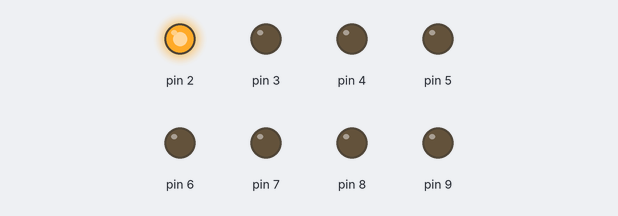
The sketch below on a simulated Arduino Uno, built with avr-gcc and run on an emulated ATmega328P. On the bench: output pins drawn as LEDs (lit = HIGH).

Above: at 0.2 s.
At 1.2 s:
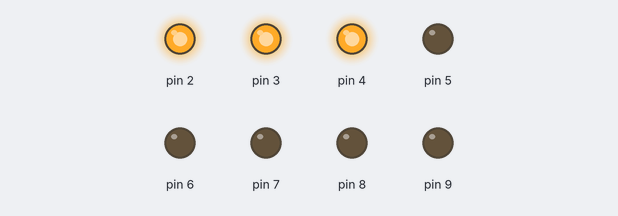
At 2.2 s:
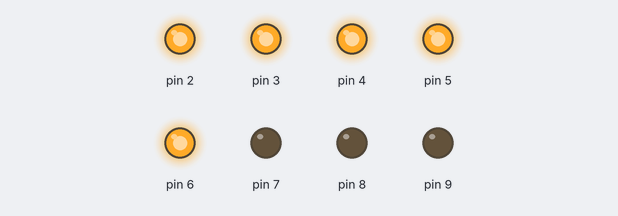
At 4.7 s:
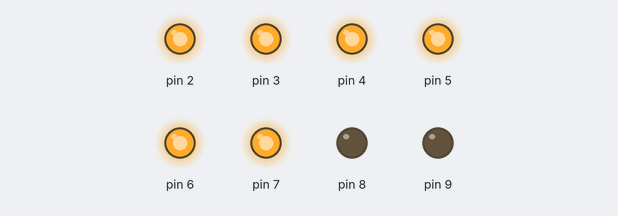
At 6.7 s:
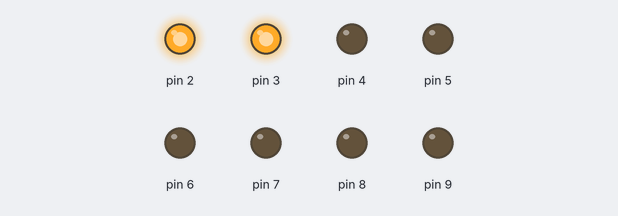
At 9.7 s:
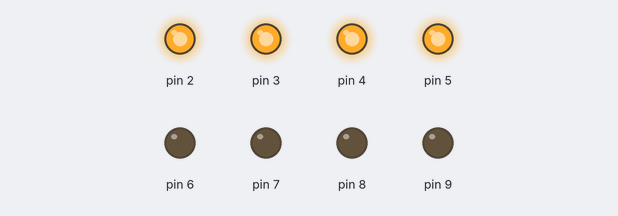
Timing chart, 0 to 10.4 s (numbered marks = the images above):
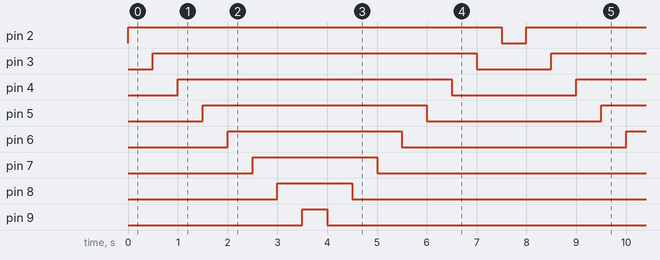

The sketch:

_20230104____________.ino
```cpp
// C++ code
//
void setup()
{
  int i;

  for(i=2;i<=9;i++)
  {
  pinMode(i, OUTPUT);
  }

}

void loop()
{
  int i;

  for(i=2;i<=9;i++)
  {
  digitalWrite(i, HIGH);
  delay(500); // Wait for 1000 millisecond(s)
  }

  for(i=9;i>=2;i--)
  {
  digitalWrite(i, LOW);
  delay(500); // Wait for 1000 millisecond(s)
  }
}
```

_20230104____.c
```cpp
#include <stdio.h>

static long balance = 30000;
int amount;

void start()
{
	int ID = 8446;
	int PW = 980713;
	int IDx;// 입력받는 ID
	int PWx;

	for(int i = 0; i < 3; i++)
	{
		printf("ID: ");
		scanf("%d", &IDx);
		printf("PW: ");
		scanf("%d", &PWx);

		if(ID==IDx&&PW==PWx)
		{
			printf("로그인 되었습니다.");
				break;
		}
		else
			continue;
	}
}

void add()
{
	printf("금액을 입력하시오. :");
	scanf("%d", &amount);
	printf("%d \t\t", amount);

	balance = balance + amount;
	printf("%ld \n", balance);
}

void out()
{
	if( amount <= balance )
	{
		printf("금액을 입력하시오. :");
		scanf("%d", &amount);

		balance = balance - amount;
		printf("출금금액: %d \t 현재 잔액: %ld", amount, balance);
	}
	else
		printf("잔고가 부족합니다.");

	balance += amount;
	printf("%ld \n", balance);
}

void last()
{
	printf("현재잔액 : %ld", balance);
}

int main(void)
{
	int choose;
	printf("어서오십쇼. H은행입니다. \n");
	start();
	printf("원하시는 금융 서비스를 선택하시오.\n1. 입금\n2. 출금\n3.잔액조회");
	scanf("%d", &choose);

	switch(choose)
	{
		case 1:
			add();
			break;
		case 2:
			out();
			break;
		case 3:
			last();
			break;
	}

	return 0;
}
```

Measured:
- by itself, pin 2: alternates HIGH for 7.5 s and LOW for 0.50 s
- by itself, pin 3: alternates HIGH for 6.5 s and LOW for 1.5 s
- by itself, pin 4: alternates HIGH for 5.5 s and LOW for 2.5 s
- by itself, pin 5: alternates HIGH for 4.5 s and LOW for 3.5 s
- by itself, pin 6: alternates HIGH for 3.5 s and LOW for 4.5 s
- by itself, pin 7: alternates HIGH for 2.5 s and LOW for 5.5 s
- by itself, pin 8: alternates HIGH for 1.5 s and LOW for 6.5 s
- by itself, pin 9: alternates HIGH for 0.50 s and LOW for 7.5 s
